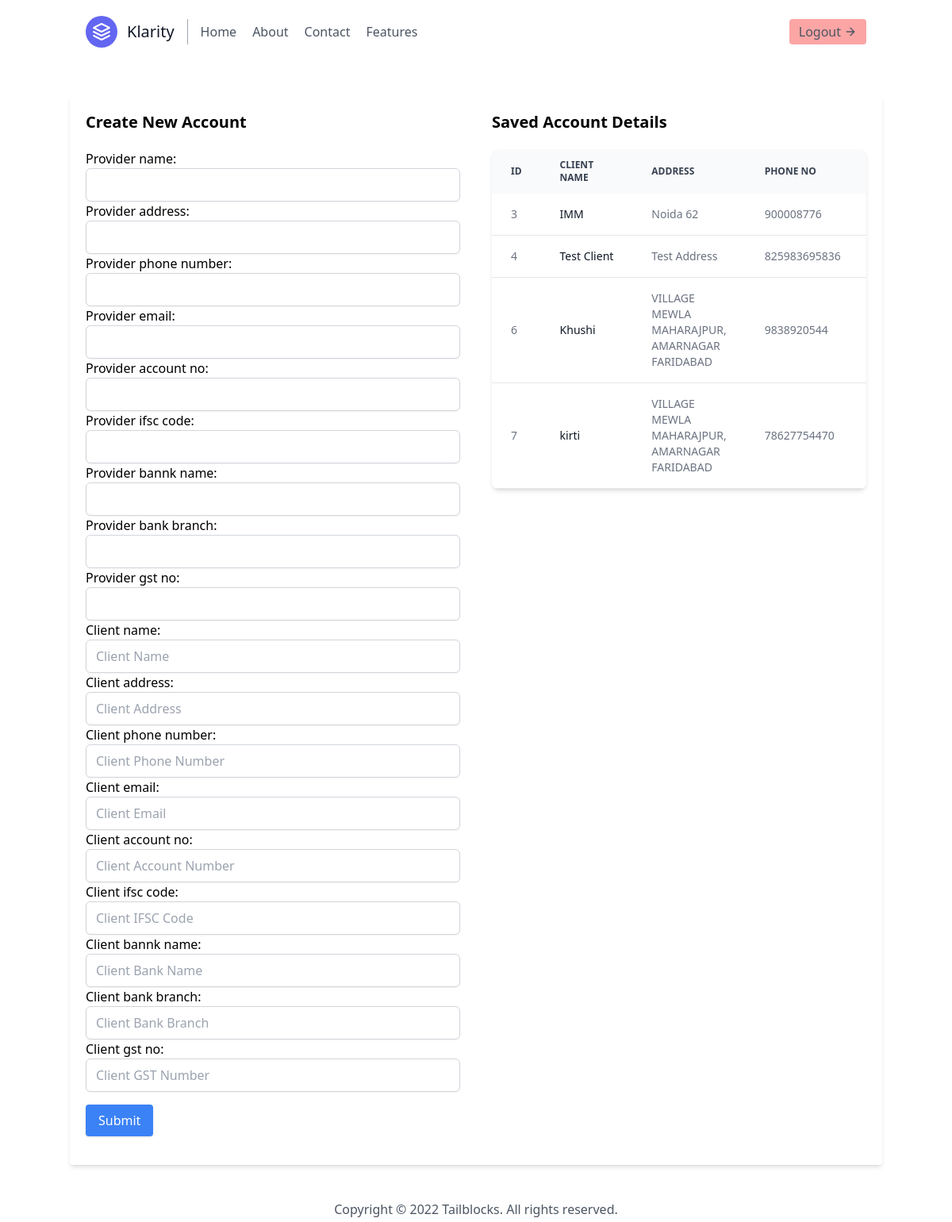
/add-client/ (signed in), run on the app's committed database.
### InvApp/models.py (models this page shows, shortened)
class Account_Details(models.Model):
    provider_name = models.CharField(max_length=50)
    provider_address = models.CharField(max_length=100)
    provider_phone_number = models.CharField(max_length=15)
    provider_email = models.EmailField()
    provider_account_no = models.PositiveIntegerField()
    provider_ifsc_code = models.CharField(max_length=50)
    provider_bannk_name = models.CharField(max_length=50)
    provider_bank_branch =models.CharField(max_length=50)
    provider_gst_no = models.CharField(max_length=50)
    client_name = models.CharField(max_length=50)
    client_address = models.CharField(max_length=100)
    client_phone_number = models.CharField(max_length=15)
    client_email = models.EmailField()
    client_account_no = models.PositiveIntegerField()
    client_ifsc_code = models.CharField(max_length=50)
    client_bannk_name = models.CharField(max_length=50)
    client_bank_branch =models.CharField(max_length=50)
    client_gst_no = models.CharField(max_length=50)

### InvApp/views.py (the view)
# urls.py: path('add-client/', views.add_client, name='add-client'),
@login_required
def add_client(request):
    try:
        account_details = Account_Details.objects.all()
    except Account_Details.DoesNotExist:
        account_details = None
    if request.method == 'POST':
        form = AccountDetailsModelForm(request.POST)
        if form.is_valid():
            form.save()
            messages.success(request, "Account details saved successfully!")
            return redirect('add-client')  # Replace 'success-page' with your actual URL name
        else:
            messages.error(request, "Please correct the errors below.")
    else:
        form = AccountDetailsModelForm()
    return render(request, 'add_client.html', {'form': form, 'account_details':account_details})

### templates/add_client.html (shortened to what this page needs)
{% extends "base.html" %}
{% block body %}
<div class="container mx-auto my-10 p-5 bg-white rounded shadow-md">
    <div class="grid grid-cols-1 md:grid-cols-2 gap-10">
        <div>
            <h2 class="text-xl font-bold mb-5" role="alert">Create New Account</h2>
            <form method="post">
                {{ form.as_p }}
                <button type="submit" class="bg-blue-500 text-white px-4 py-2 my-4 rounded shadow hover:bg-blue-700">
                    Submit
                </button>
            </form>
        </div>
        <div>
            <h2 class="text-xl font-bold mb-5">Saved Account Details</h2>
            <div class="relative overflow-x-auto shadow-md sm:rounded-lg">
                <table class="w-full text-sm text-left rtl:text-right text-gray-500 dark:text-gray-400">
                    <thead class="text-xs text-gray-700 uppercase bg-gray-50 dark:bg-gray-700 dark:text-gray-400">
                        <tr>
                            <th scope="col" class="px-6 py-3">
                                ID
                            </th>
                            <th scope="col" class="px-6 py-3">
                                Client Name
                            </th>
                            <th scope="col" class="px-6 py-3">
                                Address
                            </th>
                            <th scope="col" class="px-6 py-3">
                                Phone No
                            </th>
                            <th scope="col" class="px-6 py-3">
                            </th>
                        </tr>
                    </thead>
                    <tbody>
                        {% if account_details %}
                            {% for obj in account_details %}
                            <tr
                                class="bg-white border-b dark:bg-gray-800 dark:border-gray-700 hover:bg-gray-50 dark:hover:bg-gray-600">
                                <td class="px-6 py-4">
                                    {{obj.id}}
                                </td>
                                <th scope="row"
                                    class="px-6 py-4 font-medium text-gray-900 whitespace-nowrap dark:text-white">
                                    {{ obj.client_name }}
                                </th>
                                <td class="px-6 py-4">
                                    {{obj.client_address}}
                                </td>
                                <td class="px-6 py-4">
                                    {{obj.client_phone_number}}
                                </td>
                                <td class="px-6 py-4 text-right">
                                </td>
                            </tr>
                            {% endfor %}
                        {% else %}
                            <tr>
                                <td colspan="5" class="text-center text-red-500">No saved data found.</td>
                            </tr>
                        {% endif %}
                    </tbody>
                </table>
            </div>
        </div>
    </div>
</div>
{% endblock body %}

### data on the page
Account_Details: id "3", client_name "IMM", client_address "Noida 62", client_phone_number "900008776"
Account_Details: id "4", client_name "Test Client", client_address "Test Address", client_phone_number "825983695836"
Account_Details: id "6", client_name "Khushi", client_address "VILLAGE MEWLA MAHARAJPUR, AMARNAGAR FARIDABAD", client_phone_number "9838920544"
Account_Details: id "7", client_name "kirti", client_address "VILLAGE MEWLA MAHARAJPUR, AMARNAGAR FARIDABAD", client_phone_number "78627754470"
